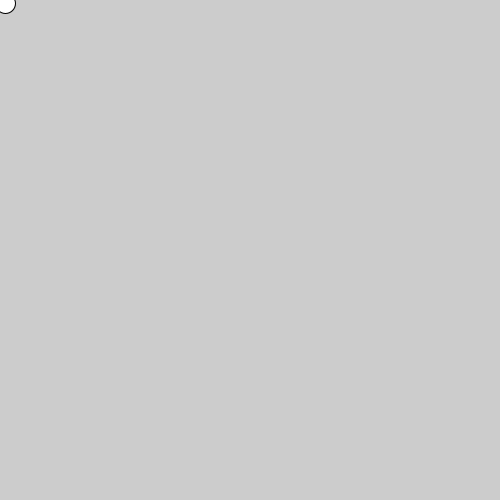
Frame 1 (no input)
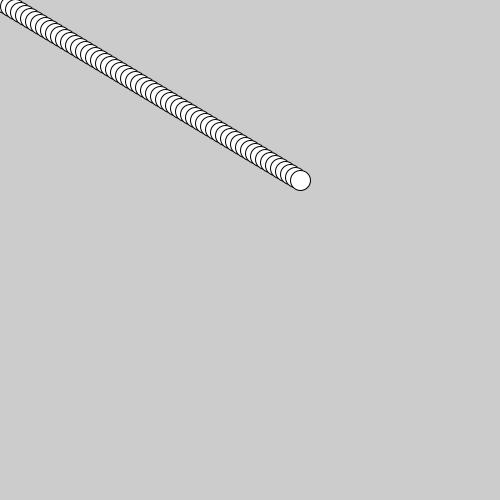
Frame 60 (the mouse pressed at the canvas centre just before this capture)
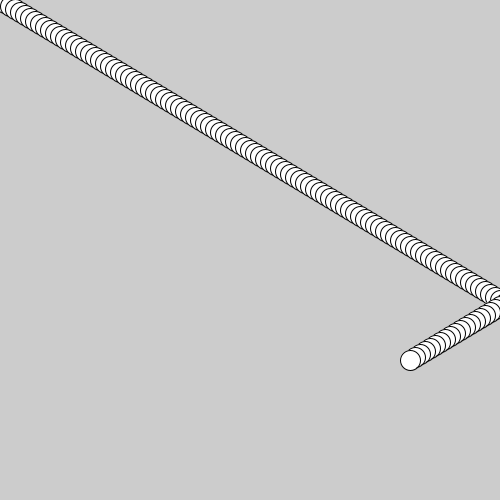
Frame 120 (the mouse held since frame 60 and released just before this capture)

The Processing sketch that drew these frames (run headless with seeded random() and noise(); from frame 60 on, the mouse is pressed at the canvas centre):

// Processing sketch: bounce
// ── bounce.pde
int posX=0;
int posY=0;

int speedX=5;
int speedY=3;


void setup() {
  size(500, 500);
}

void draw() {
  posX+=speedX;
  posY+=speedY;
  ellipse(posX, posY, 20, 20);
  
  if(posX>width || posX<0){  //  || = or
      speedX*=-1;
  }
  
  if (posY>height ||  posY<0) {
    speedY*=-1;
  }

  
}
